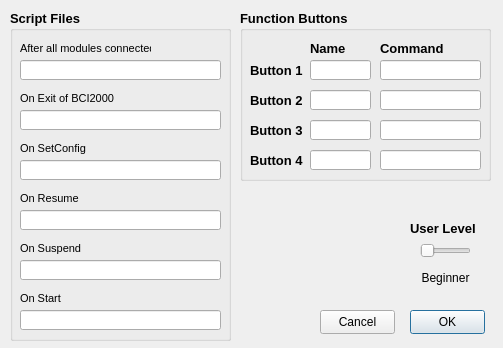
<?xml version="1.0" encoding="UTF-8"?>
<ui version="4.0">
 <class>PrefDialog</class>
 <widget class="QDialog" name="PrefDialog">
  <property name="geometry">
   <rect>
    <x>0</x>
    <y>0</y>
    <width>503</width>
    <height>348</height>
   </rect>
  </property>
  <property name="minimumSize">
   <size>
    <width>503</width>
    <height>348</height>
   </size>
  </property>
  <property name="maximumSize">
   <size>
    <width>503</width>
    <height>348</height>
   </size>
  </property>
  <property name="font">
   <font>
    <family>MS Sans Serif</family>
   </font>
  </property>
  <property name="windowTitle">
   <string>Preferences</string>
  </property>
  <property name="locale">
   <locale language="English" country="UnitedStates"/>
  </property>
  <widget class="QGroupBox" name="groupBox">
   <property name="geometry">
    <rect>
     <x>10</x>
     <y>10</y>
     <width>221</width>
     <height>331</height>
    </rect>
   </property>
   <property name="font">
    <font>
     <family>MS Sans Serif</family>
     <pointsize>10</pointsize>
     <weight>75</weight>
     <bold>true</bold>
    </font>
   </property>
   <property name="title">
    <string>Script Files</string>
   </property>
   <widget class="QLabel" name="label_3">
    <property name="geometry">
     <rect>
      <x>10</x>
      <y>30</y>
      <width>131</width>
      <height>16</height>
     </rect>
    </property>
    <property name="font">
     <font>
      <pointsize>8</pointsize>
      <weight>50</weight>
      <bold>false</bold>
     </font>
    </property>
    <property name="text">
     <string>After all modules connected</string>
    </property>
   </widget>
   <widget class="QLineEdit" name="edit_OnConnect">
    <property name="geometry">
     <rect>
      <x>10</x>
      <y>50</y>
      <width>201</width>
      <height>20</height>
     </rect>
    </property>
    <property name="font">
     <font>
      <pointsize>8</pointsize>
      <weight>50</weight>
      <bold>false</bold>
     </font>
    </property>
   </widget>
   <widget class="QLineEdit" name="edit_OnExit">
    <property name="geometry">
     <rect>
      <x>10</x>
      <y>100</y>
      <width>201</width>
      <height>20</height>
     </rect>
    </property>
    <property name="font">
     <font>
      <pointsize>8</pointsize>
      <weight>50</weight>
      <bold>false</bold>
     </font>
    </property>
   </widget>
   <widget class="QLabel" name="label_4">
    <property name="geometry">
     <rect>
      <x>10</x>
      <y>80</y>
      <width>131</width>
      <height>16</height>
     </rect>
    </property>
    <property name="font">
     <font>
      <pointsize>8</pointsize>
      <weight>50</weight>
      <bold>false</bold>
     </font>
    </property>
    <property name="text">
     <string>On Exit of BCI2000</string>
    </property>
   </widget>
   <widget class="QLineEdit" name="edit_OnSetConfig">
    <property name="geometry">
     <rect>
      <x>10</x>
      <y>150</y>
      <width>201</width>
      <height>20</height>
     </rect>
    </property>
    <property name="font">
     <font>
      <pointsize>8</pointsize>
      <weight>50</weight>
      <bold>false</bold>
     </font>
    </property>
   </widget>
   <widget class="QLabel" name="label_5">
    <property name="geometry">
     <rect>
      <x>10</x>
      <y>130</y>
      <width>131</width>
      <height>16</height>
     </rect>
    </property>
    <property name="font">
     <font>
      <pointsize>8</pointsize>
      <weight>50</weight>
      <bold>false</bold>
     </font>
    </property>
    <property name="text">
     <string>On SetConfig</string>
    </property>
   </widget>
   <widget class="QLineEdit" name="edit_OnResume">
    <property name="geometry">
     <rect>
      <x>10</x>
      <y>200</y>
      <width>201</width>
      <height>20</height>
     </rect>
    </property>
    <property name="font">
     <font>
      <pointsize>8</pointsize>
      <weight>50</weight>
      <bold>false</bold>
     </font>
    </property>
   </widget>
   <widget class="QLabel" name="label_6">
    <property name="geometry">
     <rect>
      <x>10</x>
      <y>180</y>
      <width>131</width>
      <height>16</height>
     </rect>
    </property>
    <property name="font">
     <font>
      <pointsize>8</pointsize>
      <weight>50</weight>
      <bold>false</bold>
     </font>
    </property>
    <property name="text">
     <string>On Resume</string>
    </property>
   </widget>
   <widget class="QLineEdit" name="edit_OnSuspend">
    <property name="geometry">
     <rect>
      <x>10</x>
      <y>250</y>
      <width>201</width>
      <height>20</height>
     </rect>
    </property>
    <property name="font">
     <font>
      <pointsize>8</pointsize>
      <weight>50</weight>
      <bold>false</bold>
     </font>
    </property>
   </widget>
   <widget class="QLabel" name="label_13">
    <property name="geometry">
     <rect>
      <x>10</x>
      <y>230</y>
      <width>131</width>
      <height>16</height>
     </rect>
    </property>
    <property name="font">
     <font>
      <pointsize>8</pointsize>
      <weight>50</weight>
      <bold>false</bold>
     </font>
    </property>
    <property name="text">
     <string>On Suspend</string>
    </property>
   </widget>
   <widget class="QLineEdit" name="edit_OnStart">
    <property name="geometry">
     <rect>
      <x>10</x>
      <y>300</y>
      <width>201</width>
      <height>20</height>
     </rect>
    </property>
    <property name="font">
     <font>
      <pointsize>8</pointsize>
      <weight>50</weight>
      <bold>false</bold>
     </font>
    </property>
   </widget>
   <widget class="QLabel" name="label_14">
    <property name="geometry">
     <rect>
      <x>10</x>
      <y>280</y>
      <width>131</width>
      <height>16</height>
     </rect>
    </property>
    <property name="font">
     <font>
      <pointsize>8</pointsize>
      <weight>50</weight>
      <bold>false</bold>
     </font>
    </property>
    <property name="text">
     <string>On Start</string>
    </property>
   </widget>
  </widget>
  <widget class="QPushButton" name="okButton">
   <property name="geometry">
    <rect>
     <x>410</x>
     <y>310</y>
     <width>75</width>
     <height>24</height>
    </rect>
   </property>
   <property name="text">
    <string>OK</string>
   </property>
   <property name="autoDefault">
    <bool>false</bool>
   </property>
   <property name="default">
    <bool>true</bool>
   </property>
  </widget>
  <widget class="QSlider" name="slider_UserLevel">
   <property name="geometry">
    <rect>
     <x>420</x>
     <y>240</y>
     <width>51</width>
     <height>21</height>
    </rect>
   </property>
   <property name="minimum">
    <number>1</number>
   </property>
   <property name="maximum">
    <number>3</number>
   </property>
   <property name="pageStep">
    <number>2</number>
   </property>
   <property name="orientation">
    <enum>Qt::Horizontal</enum>
   </property>
  </widget>
  <widget class="QLabel" name="label">
   <property name="geometry">
    <rect>
     <x>410</x>
     <y>220</y>
     <width>81</width>
     <height>16</height>
    </rect>
   </property>
   <property name="font">
    <font>
     <pointsize>10</pointsize>
     <weight>75</weight>
     <bold>true</bold>
    </font>
   </property>
   <property name="text">
    <string>User Level</string>
   </property>
  </widget>
  <widget class="QLabel" name="label_UserLevel">
   <property name="geometry">
    <rect>
     <x>410</x>
     <y>270</y>
     <width>71</width>
     <height>16</height>
    </rect>
   </property>
   <property name="text">
    <string>Beginner</string>
   </property>
   <property name="alignment">
    <set>Qt::AlignCenter</set>
   </property>
  </widget>
  <widget class="QGroupBox" name="groupBox_3">
   <property name="geometry">
    <rect>
     <x>240</x>
     <y>10</y>
     <width>251</width>
     <height>171</height>
    </rect>
   </property>
   <property name="font">
    <font>
     <family>MS Sans Serif</family>
     <pointsize>10</pointsize>
     <weight>75</weight>
     <bold>true</bold>
    </font>
   </property>
   <property name="title">
    <string>Function Buttons</string>
   </property>
   <widget class="QLabel" name="label_7">
    <property name="geometry">
     <rect>
      <x>10</x>
      <y>52</y>
      <width>61</width>
      <height>16</height>
     </rect>
    </property>
    <property name="text">
     <string>Button 1</string>
    </property>
   </widget>
   <widget class="QLabel" name="label_8">
    <property name="geometry">
     <rect>
      <x>10</x>
      <y>80</y>
      <width>61</width>
      <height>21</height>
     </rect>
    </property>
    <property name="text">
     <string>Button 2</string>
    </property>
   </widget>
   <widget class="QLabel" name="label_10">
    <property name="geometry">
     <rect>
      <x>10</x>
      <y>140</y>
      <width>61</width>
      <height>20</height>
     </rect>
    </property>
    <property name="text">
     <string>Button 4</string>
    </property>
   </widget>
   <widget class="QLabel" name="label_11">
    <property name="geometry">
     <rect>
      <x>70</x>
      <y>30</y>
      <width>41</width>
      <height>16</height>
     </rect>
    </property>
    <property name="text">
     <string>Name</string>
    </property>
   </widget>
   <widget class="QLabel" name="label_12">
    <property name="geometry">
     <rect>
      <x>140</x>
      <y>30</y>
      <width>71</width>
      <height>16</height>
     </rect>
    </property>
    <property name="text">
     <string>Command</string>
    </property>
   </widget>
   <widget class="QLineEdit" name="edit_NameBtn1">
    <property name="geometry">
     <rect>
      <x>70</x>
      <y>50</y>
      <width>61</width>
      <height>20</height>
     </rect>
    </property>
    <property name="font">
     <font>
      <pointsize>8</pointsize>
      <weight>50</weight>
      <bold>false</bold>
     </font>
    </property>
   </widget>
   <widget class="QLineEdit" name="edit_CmdBtn1">
    <property name="geometry">
     <rect>
      <x>140</x>
      <y>50</y>
      <width>101</width>
      <height>20</height>
     </rect>
    </property>
    <property name="font">
     <font>
      <pointsize>8</pointsize>
      <weight>50</weight>
      <bold>false</bold>
     </font>
    </property>
   </widget>
   <widget class="QLineEdit" name="edit_CmdBtn2">
    <property name="geometry">
     <rect>
      <x>140</x>
      <y>80</y>
      <width>101</width>
      <height>20</height>
     </rect>
    </property>
    <property name="font">
     <font>
      <pointsize>8</pointsize>
      <weight>50</weight>
      <bold>false</bold>
     </font>
    </property>
   </widget>
   <widget class="QLineEdit" name="edit_NameBtn2">
    <property name="geometry">
     <rect>
      <x>70</x>
      <y>80</y>
      <width>61</width>
      <height>20</height>
     </rect>
    </property>
    <property name="font">
     <font>
      <pointsize>8</pointsize>
      <weight>50</weight>
      <bold>false</bold>
     </font>
    </property>
   </widget>
   <widget class="QLineEdit" name="edit_CmdBtn3">
    <property name="geometry">
     <rect>
      <x>140</x>
      <y>110</y>
      <width>101</width>
      <height>20</height>
     </rect>
    </property>
    <property name="font">
     <font>
      <pointsize>8</pointsize>
      <weight>50</weight>
      <bold>false</bold>
     </font>
    </property>
   </widget>
   <widget class="QLineEdit" name="edit_NameBtn3">
    <property name="geometry">
     <rect>
      <x>70</x>
      <y>110</y>
      <width>61</width>
      <height>20</height>
     </rect>
    </property>
    <property name="font">
     <font>
      <pointsize>8</pointsize>
      <weight>50</weight>
      <bold>false</bold>
     </font>
    </property>
   </widget>
   <widget class="QLineEdit" name="edit_CmdBtn4">
    <property name="geometry">
     <rect>
      <x>140</x>
      <y>140</y>
      <width>101</width>
      <height>20</height>
     </rect>
    </property>
    <property name="font">
     <font>
      <pointsize>8</pointsize>
      <weight>50</weight>
      <bold>false</bold>
     </font>
    </property>
   </widget>
   <widget class="QLineEdit" name="edit_NameBtn4">
    <property name="geometry">
     <rect>
      <x>70</x>
      <y>140</y>
      <width>61</width>
      <height>20</height>
     </rect>
    </property>
    <property name="font">
     <font>
      <pointsize>8</pointsize>
      <weight>50</weight>
      <bold>false</bold>
     </font>
    </property>
   </widget>
   <widget class="QLabel" name="label_9">
    <property name="geometry">
     <rect>
      <x>10</x>
      <y>110</y>
      <width>61</width>
      <height>21</height>
     </rect>
    </property>
    <property name="text">
     <string>Button 3</string>
    </property>
   </widget>
  </widget>
  <widget class="QPushButton" name="cancelButton">
   <property name="geometry">
    <rect>
     <x>320</x>
     <y>310</y>
     <width>75</width>
     <height>24</height>
    </rect>
   </property>
   <property name="text">
    <string>Cancel</string>
   </property>
   <property name="autoDefault">
    <bool>false</bool>
   </property>
   <property name="default">
    <bool>false</bool>
   </property>
  </widget>
 </widget>
 <tabstops>
  <tabstop>edit_OnConnect</tabstop>
  <tabstop>edit_OnExit</tabstop>
  <tabstop>edit_OnSetConfig</tabstop>
  <tabstop>edit_OnResume</tabstop>
  <tabstop>edit_OnSuspend</tabstop>
  <tabstop>edit_OnStart</tabstop>
  <tabstop>edit_NameBtn1</tabstop>
  <tabstop>edit_CmdBtn1</tabstop>
  <tabstop>edit_NameBtn2</tabstop>
  <tabstop>edit_CmdBtn2</tabstop>
  <tabstop>edit_NameBtn3</tabstop>
  <tabstop>edit_CmdBtn3</tabstop>
  <tabstop>edit_NameBtn4</tabstop>
  <tabstop>edit_CmdBtn4</tabstop>
  <tabstop>slider_UserLevel</tabstop>
  <tabstop>okButton</tabstop>
 </tabstops>
 <resources/>
 <connections/>
</ui>
